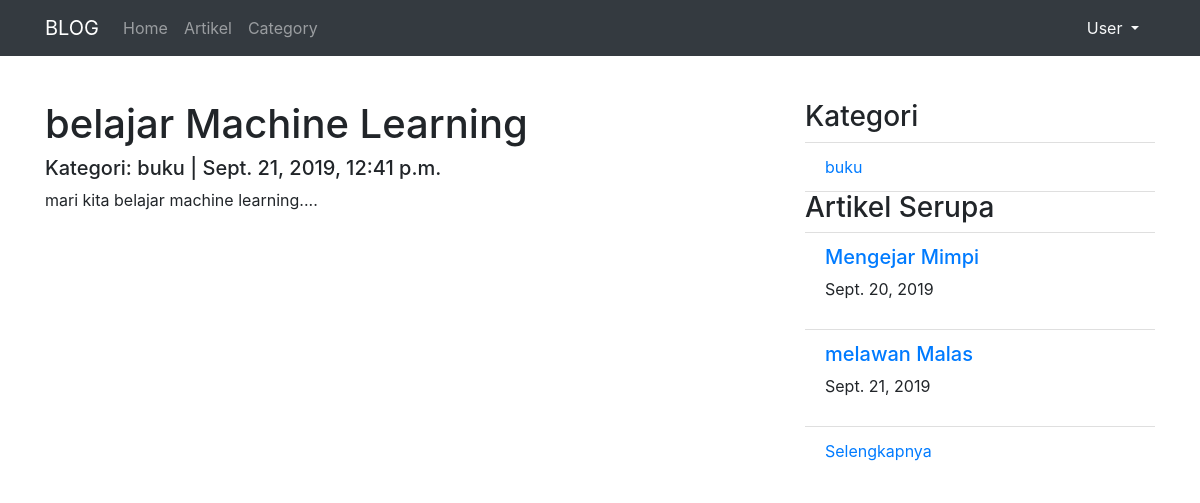
Page /artikel/detail/belajar-machine-learning on the committed database.
### artikel/models.py (models this page shows, shortened)
class Artikel(models.Model):
	judul		= models.CharField(max_length=255)
	isi 		= models.TextField()
	kategori 	= models.CharField(max_length=255)
	published	= models.DateTimeField(auto_now_add=True)
	updated 	= models.DateTimeField(auto_now=True)
	slug		= models.SlugField(blank=True, editable=False)

### artikel/views.py (the view)
# urls.py: url(r'^detail/(?P<slug>[\w-]+)$', ArtikelDetailView.as_view(), name='detail'),
class ArtikelDetailView(DetailView):
	model = Artikel
	template_name = "artikel/artikel_detail.html"
	context_object_name = 'artikel'
	def get_context_data(self,*args,**kwargs):
		kategori_list = self.model.objects.values_list('kategori', flat=True).distinct()
		self.kwargs.update({'kategori_list':kategori_list})
		artikel_serupa = self.model.objects.filter(kategori=self.object.kategori).exclude(id=self.object.id)
		self.kwargs.update({'artikel_serupa':artikel_serupa})
		kwargs = self.kwargs
		return super().get_context_data(*args,**kwargs)

### artikel/templates/artikel/artikel_detail.html (shortened to what this page needs)
{% extends "base.html" %}
{% block contents %}
<div class="row">
	<div class="col-md-8">
		<h1>{{artikel.judul}}</h1>
		<h5>Kategori: {{artikel.kategori}} | {{artikel.published}}</h5>
		<p>{{artikel.isi}}</p>
	</div>
	<div class="col-sm">
		<h3>Kategori</h3>
		<ul class="list-group list-group-flush">
		  	{% for kategori in kategori_list %}
		  		<li class="list-group-item"><a href="{% url 'artikel:category' kategori 1%}">{{kategori}}</a></li>
		  	{% endfor %}
		</ul>
		<h3>Artikel Serupa</h3>
		<ul class="list-group list-group-flush">
		  	{% for artikel in artikel_serupa %}
		  		{% if forloop.counter is not 3 %}
		  		<li class="list-group-item">
		  			<h5><a href="{% url 'artikel:detail' artikel.slug%}">{{artikel.judul}}</a></h5>
		  			<p>{{artikel.published|date}}</p>
		  		</li>
		  		{% endif %}
		  	{% endfor %}
		  	<li class="list-group-item"><a href="{% url 'artikel:category' artikel.kategori 1%}">Selengkapnya</a></li>
		</ul>
	</div>
</div>
{% endblock contents %}

### rows in the picture
Artikel: judul "belajar Machine Learning", kategori "buku", published "Sept. 21, 2019, 12:41 p.m.", isi "mari kita belajar machine learning...."
Artikel: judul "Mengejar Mimpi", published "Sept. 20, 2019"
Artikel: judul "melawan Malas", published "Sept. 21, 2019"

### other values in the picture
{{ kategori }} "buku"
